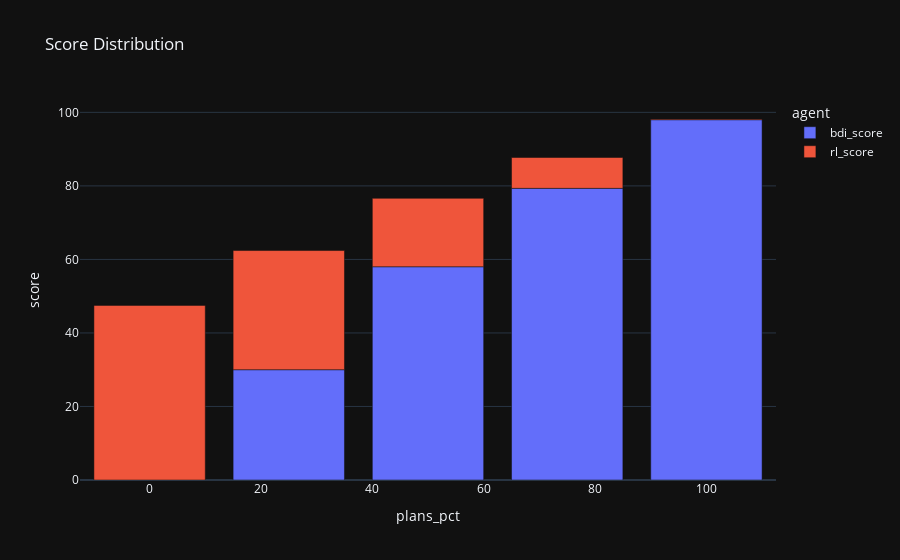

The notebook cell this image was saved under:
### Code cell
curve_plot_df = results_df[['plans_pct', 'bdi_score', 'rl_score']]
curve_plot_df = pd.melt(curve_plot_df, id_vars=['plans_pct'], value_vars=['bdi_score', 'rl_score'], var_name='agent', value_name='score')
#curve_plot_df['plans_pct'] = curve_plot_df['plans_pct'].astype(str)
curve_plot_df = curve_plot_df.groupby(['plans_pct', 'agent']).agg({'score':'mean'}).reset_index(drop=False)

fig = px.bar(curve_plot_df, x="plans_pct", y="score", color="agent", title="Score Distribution")
fig.show()

### Figure 1 — Plotly figure (JSON) as saved in the notebook; plotly's stock layout.template omitted (floating-point values rounded to 4 significant figures)
{"data": [{"alignmentgroup": "True", "hovertemplate": "agent=bdi_score<br>plans_pct=%{x}<br>score=%{y}<extra></extra>", "legendgroup": "bdi_score", "marker": {"color": "#636efa", "pattern": {"shape": ""}}, "name": "bdi_score", "offsetgroup": "bdi_score", "orientation": "v", "showlegend": true, "textposition": "auto", "x": [0, 25, 50, 75, 100], "xaxis": "x", "y": [0.0, 30.0, 58.0, 79.33, 98.0], "yaxis": "y", "type": "bar"}, {"alignmentgroup": "True", "hovertemplate": "agent=rl_score<br>plans_pct=%{x}<br>score=%{y}<extra></extra>", "legendgroup": "rl_score", "marker": {"color": "#EF553B", "pattern": {"shape": ""}}, "name": "rl_score", "offsetgroup": "rl_score", "orientation": "v", "showlegend": true, "textposition": "auto", "x": [0, 25, 50, 75, 100], "xaxis": "x", "y": [47.49, 32.41, 18.61, 8.389, 0.192], "yaxis": "y", "type": "bar"}], "layout": {"xaxis": {"anchor": "y", "domain": [0.0, 1.0], "title": {"text": "plans_pct"}}, "yaxis": {"anchor": "x", "domain": [0.0, 1.0], "title": {"text": "score"}}, "legend": {"title": {"text": "agent"}, "tracegroupgap": 0}, "title": {"text": "Score Distribution"}, "barmode": "relative"}}
